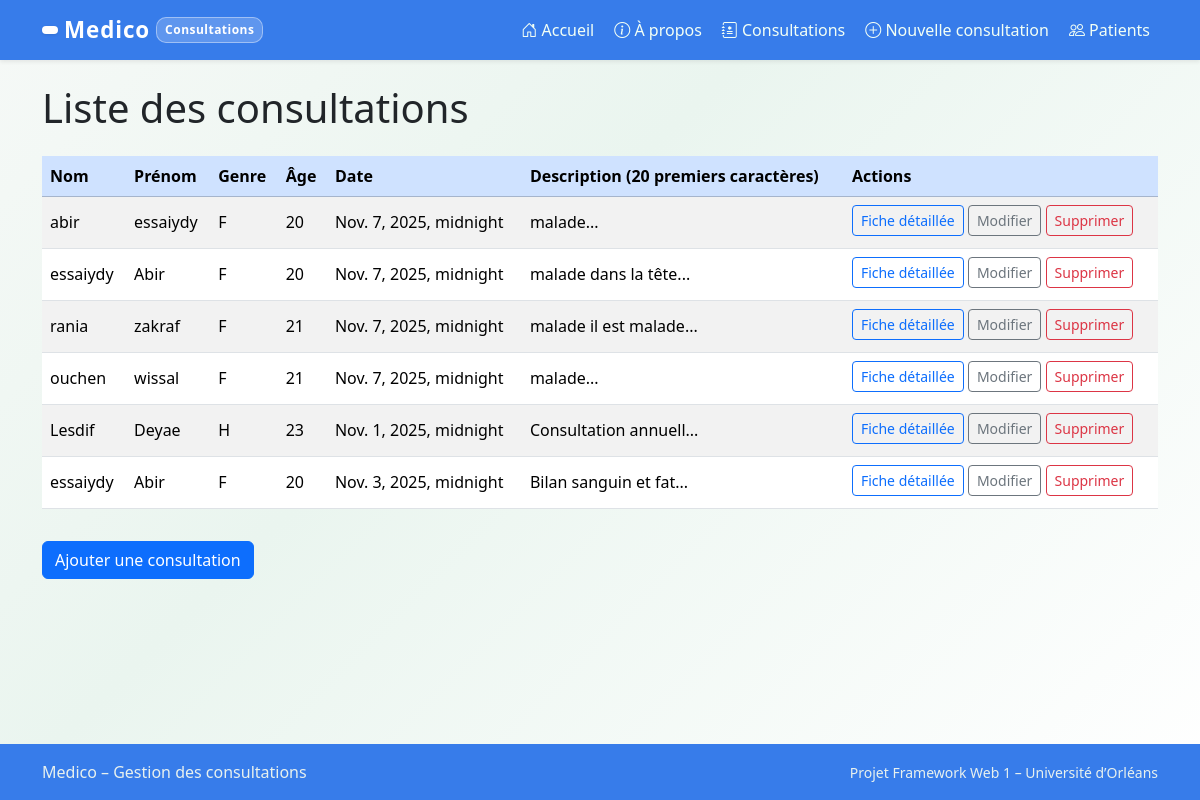
Screenshot of /consultations/ with the database file from the repository.
### medico/models.py (models this page shows, shortened)
class Consultation(models.Model):
    choix_genre = [
        ("M", "Masculin"),
        ("F", "Féminin"),
        ("Autre", "Autre"),
    ]
    patient_nom = models.CharField(max_length=40)
    patient_prenom = models.CharField(max_length=30)
    patient_genre = models.CharField(max_length=20, choices = choix_genre)
    patient_age = models.PositiveIntegerField()
    description = models.TextField()
    date = models.DateTimeField()

### medico/views.py (the view)
# urls.py: path('consultations/', views.consultation_list, name='consultation_list'),
def consultation_list(request):
    consultations = Consultation.objects.all().order_by('-id')
    return render(request, 'medico/consultation_list.html', {'consultations': consultations})

### medico/templates/medico/consultation_list.html (shortened to what this page needs)
{% extends "medico/base.html" %}
{% block content %}
<h1 class="mb-4">Liste des consultations</h1>
{% if consultations %}
    <table class="table table-striped table-hover align-middle">
        <thead class="table-primary">
            <tr>
                <th>Nom</th>
                <th>Prénom</th>
                <th>Genre</th>
                <th>Âge</th>
                <th>Date</th>
                <th>Description (20 premiers caractères)</th>
                <th>Actions</th>
            </tr>
        </thead>
        <tbody>
        {% for c in consultations %}
            <tr>
                <td>{{ c.patient_nom }}</td>
                <td>{{ c.patient_prenom }}</td>
                <td>{{ c.patient_genre }}</td>
                <td>{{ c.patient_age }}</td>
                <td>{{ c.date }}</td>
                <td>{{ c.description|slice:":20" }}...</td>
                <td>
                    <a class="btn btn-sm btn-outline-primary mb-1"
                       href="{% url 'consultation_detail' c.id %}">
                        Fiche détaillée
                    </a>
                    <a class="btn btn-sm btn-outline-secondary mb-1"
                       href="{% url 'changer_consultation' c.id %}">
                        Modifier
                    </a>
                    <a class="btn btn-sm btn-outline-danger mb-1"
                       href="{% url 'consultation_delete' c.id %}">
                        Supprimer
                    </a>
                </td>
            </tr>
        {% endfor %}
        </tbody>
    </table>
{% else %}
    <p class="text-muted">Aucune consultation enregistrée.</p>
{% endif %}
<a class="btn btn-primary mt-3" href="{% url 'nouvelle_consultation' %}">
    Ajouter une consultation
</a>
{% endblock %}

### medico/templates/medico/base.html (style rules this page uses)
body { background: linear-gradient(135deg, #f6f9f7 0%, #eaf5ef 40%, #ffffff 100%); min-height: 100vh; display: flex; flex-direction: column; font-family: 'Segoe UI', Roboto, sans-serif; }

### rows the page displays
Consultation: patient_nom "abir", patient_prenom "essaiydy", patient_genre "F", patient_age "20", date "Nov. 7, 2025, midnight", description "malade"
Consultation: patient_nom "essaiydy", patient_prenom "Abir", patient_genre "F", patient_age "20", date "Nov. 7, 2025, midnight", description "malade dans la tête"
Consultation: patient_nom "rania", patient_prenom "zakraf", patient_genre "F", patient_age "21", date "Nov. 7, 2025, midnight", description "malade il est malade"
Consultation: patient_nom "ouchen", patient_prenom "wissal", patient_genre "F", patient_age "21", date "Nov. 7, 2025, midnight", description "malade"
Consultation: patient_nom "Lesdif", patient_prenom "Deyae", patient_genre "H", patient_age "23", date "Nov. 1, 2025, midnight", description "Consultation annuell"
Consultation: patient_nom "essaiydy", patient_prenom "Abir", patient_genre "F", patient_age "20", date "Nov. 3, 2025, midnight", description "Bilan sanguin et fat"
